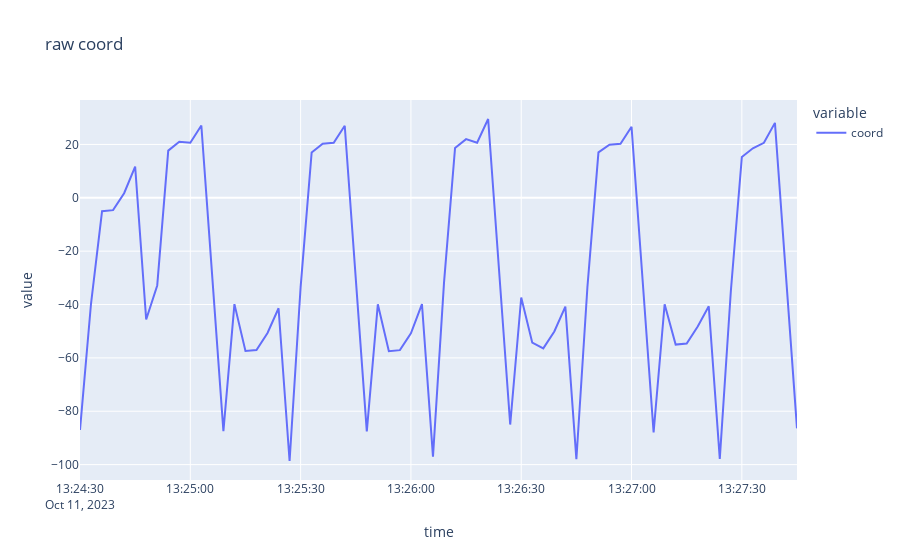

Source (notebook cell):
### Code cell
query = '''SELECT MOVING_AVERAGE(last("coord"), 5) as coord FROM "joints" WHERE time >= 1697030663033ms and time <= 1697030872564ms GROUP BY time(3s) fill(linear)'''
table = client.query(query=query, language="influxql")
death_loop = table.to_pandas().drop(columns=['iox::measurement']).set_index('time').dropna(how='all')
fig = px.line(death_loop, y=["coord"], title='raw coord' )
fig.show()
